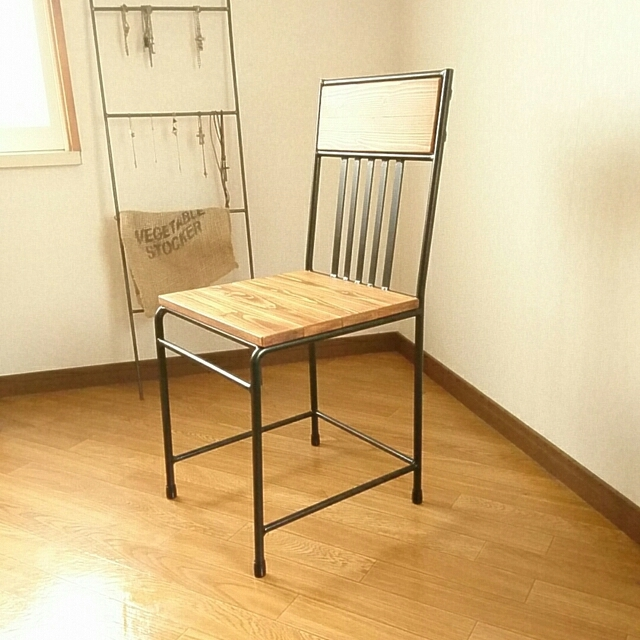
#> input picture 图像处理/OpenCV/01.jpg, 640 x 640 px
$ python '10 像素加减乘除.py'
#> lines starting #> are read from the running program, lines starting #| are printed output that depends on the picture
#> further down, image1 is the input picture: shape (640, 640, 3); mean B, G, R 138.5, 184.5, 211.6
import cv2 as cv
import numpy


def add_demo(image1, image2):
    final_image = cv.add(image1, image2)
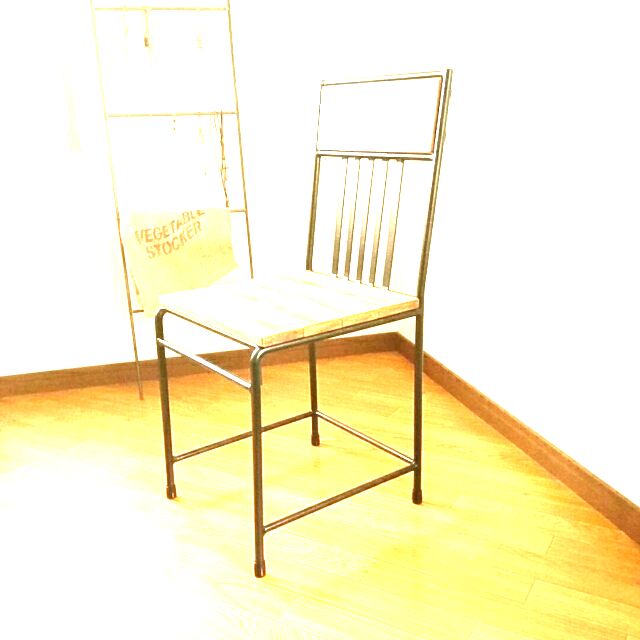
#> final_image: shape (640, 640, 3); mean B, G, R 208.4, 242.8, 250.1
    cv.imshow("add", final_image)


def subtract_demo(image1, image2):
    final_image = cv.subtract(image1, image2)
#> final_image: shape (640, 640, 3); every value is 0
    cv.imshow("subtract", final_image)


def divide_demo(image1, image2):
    final_image = cv.divide(image1, image2)
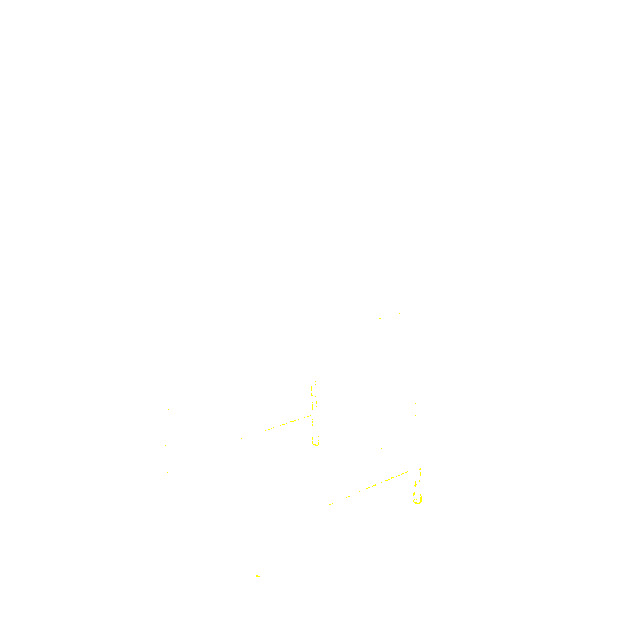
#> final_image: shape (640, 640, 3); mean B, G, R 1, 1, 1; drawn with 1 as white
    cv.imshow("divide", final_image)


def multiply_demo(image1, image2):
    final_image = cv.multiply(image1, image2)
    cv.imshow("multiply", final_image)

image1 = cv.imread("01.jpg")
add_demo(image1, image1)
subtract_demo(image1, image1)
divide_demo(image1, image1)
multiply_demo(image1, image1)
cv.waitKey(0)
cv.destroyAllWindows()
